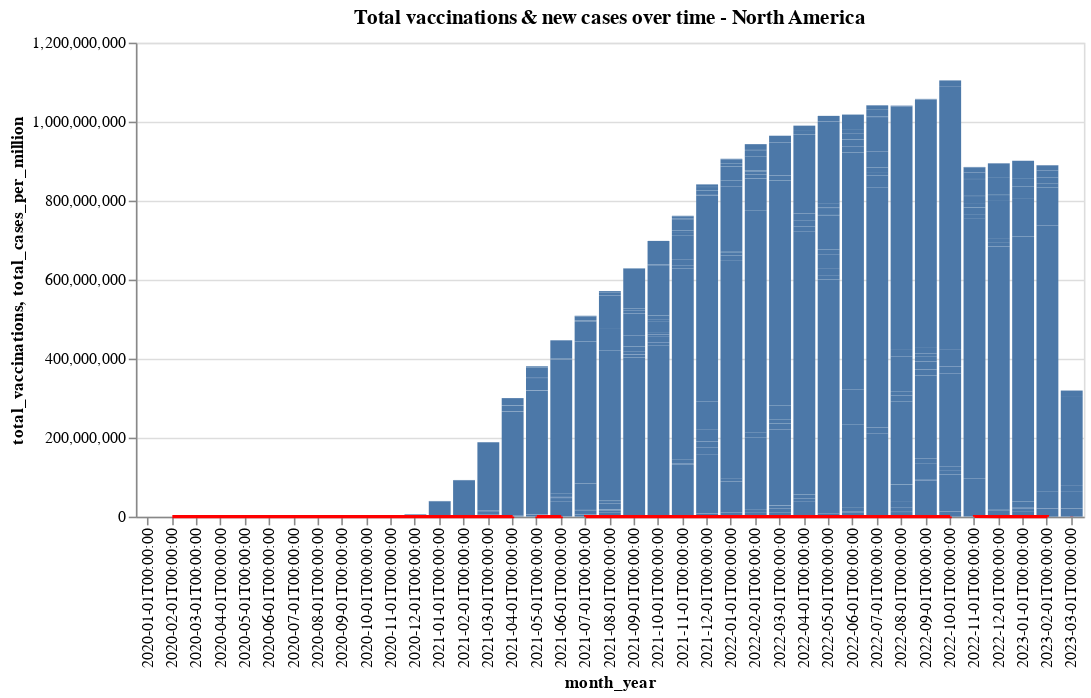

Notebook source saved alongside this figure:
### Markdown cell above
Let's observe the total case per million trend with increasing vaccinatio  count:

### Code cell
base = alt.Chart(data_grouped).encode(x='month_year:O').properties(title='Total vaccinations & new cases over time - North America')

bar = base.mark_bar().encode(y='total_vaccinations:Q')

line =  base.mark_line(color='red').encode(
    y='total_cases_per_million:Q'
)

(bar + line).properties(width=600)

### Figure 1 — Vega-Lite specification as saved in the notebook (floating-point values rounded to 4 significant figures; data arrays with more than 128 entries replaced by an {"elided": "..."} marker saying what was removed)
{"config": {"view": {"continuousWidth": 400, "continuousHeight": 300}}, "layer": [{"mark": "bar", "encoding": {"x": {"field": "month_year", "type": "ordinal"}, "y": {"field": "total_vaccinations", "type": "quantitative"}}, "title": "Total vaccinations & new cases over time - North America"}, {"mark": {"type": "line", "color": "red"}, "encoding": {"x": {"field": "month_year", "type": "ordinal"}, "y": {"field": "total_cases_per_million", "type": "quantitative"}}, "title": "Total vaccinations & new cases over time - North America"}], "data": {"name": "data-6d5a91fd98b8af167d93f0d691449ad4"}, "width": 600, "$schema": "https://vega.github.io/schema/vega-lite/v4.17.0.json", "datasets": {"data-6d5a91fd98b8af167d93f0d691449ad4": {"elided": "1341 records"}}}
